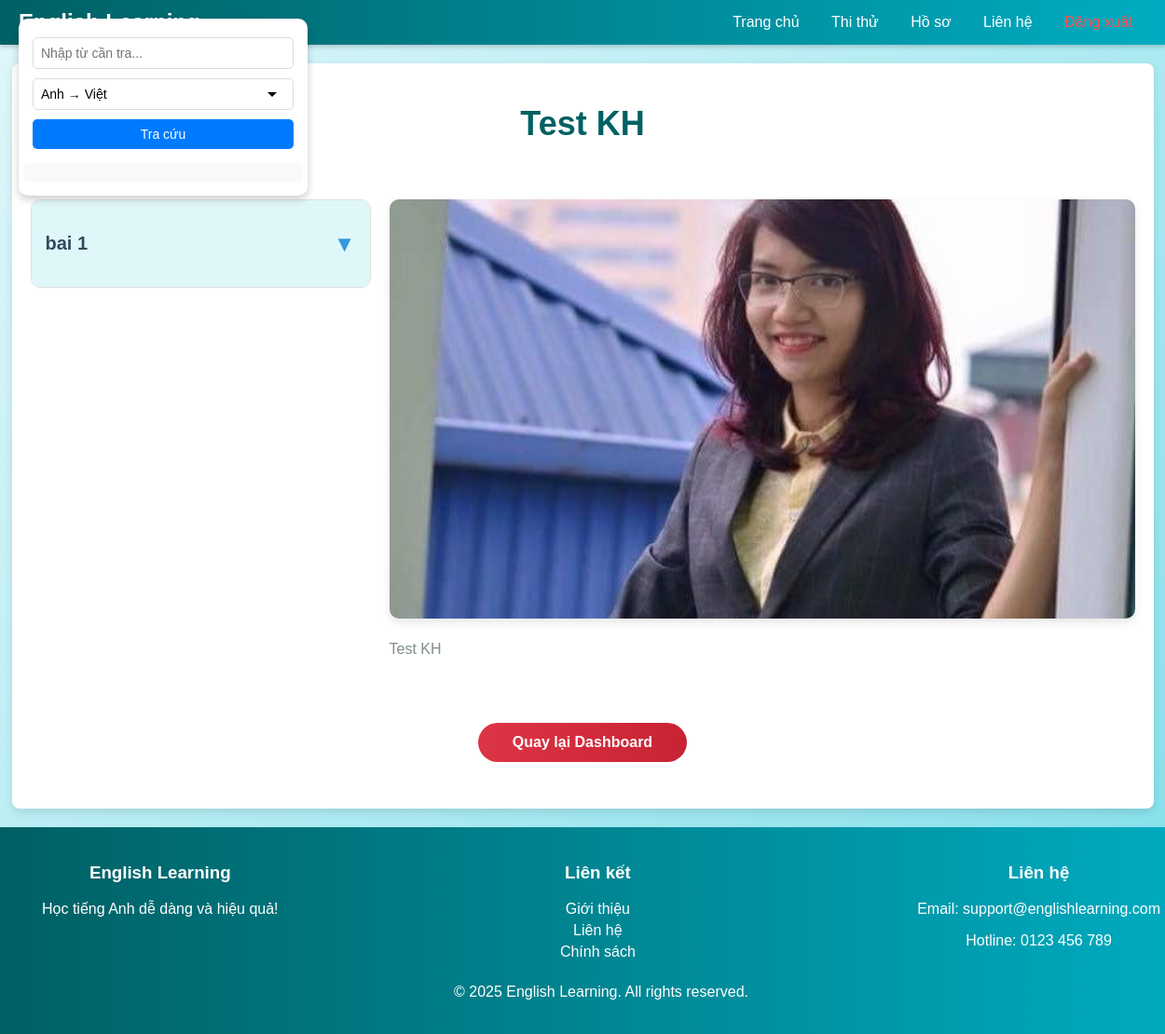
/admin/course_detail.php?id=14 (signed in), run on the app's committed database.
### tables this page shows
CREATE TABLE `courses` (
  `id` int(11) NOT NULL,
  `course_name` varchar(255) NOT NULL,
  `description` text DEFAULT NULL,
  `image` varchar(255) DEFAULT NULL,
  `content_file` varchar(255) DEFAULT NULL,
  `start_date` date DEFAULT NULL,
  `end_date` date DEFAULT NULL,
  `created_at` timestamp NOT NULL DEFAULT current_timestamp(),
  `title` varchar(255) NOT NULL,
  `price` decimal(10,2) NOT NULL DEFAULT 0.00,
  `teacher_name` varchar(255) NOT NULL,
  `video_file` varchar(255) NOT NULL,
  `category` enum('grammar','reading','listening','pronunciation','free') NOT NULL DEFAULT 'free',
  `media_type` enum('audio','video') DEFAULT 'video',
  `media_url` varchar(255) DEFAULT NULL,
  `learning_outcomes` text DEFAULT NULL,
  `likes` int(11) DEFAULT 0
);

CREATE TABLE `sub_lessons` (
  `id` int(11) NOT NULL,
  `course_id` int(11) NOT NULL,
  `title` varchar(255) NOT NULL,
  `description` text DEFAULT NULL,
  `video_url` varchar(255) DEFAULT NULL,
  `content_file` varchar(255) DEFAULT NULL,
  `order_number` int(11) DEFAULT 0
);

### admin/course_detail.php (the view, shortened to what this page needs)
<?php
require_once '../config/config.php';
$course_id = filter_var($_GET['id'] ?? 0, FILTER_SANITIZE_NUMBER_INT);
$stmt = $conn->prepare("SELECT * FROM courses WHERE id = ?");
$stmt->bind_param("i", $course_id);
$stmt->execute();
$course = $stmt->get_result()->fetch_assoc() ?: die("Khóa học không tồn tại!");
$stmt = $conn->prepare("SELECT * FROM sub_lessons WHERE course_id = ? ORDER BY order_number ASC");
$stmt->bind_param("i", $course_id);
$stmt->execute();
$sub_lessons = $stmt->get_result();
?>
<!DOCTYPE html>
<html lang="vi">
<head>
</head>
<body>
<?php include '../searchbar/index.php'; ?>
    <header>
        <div class="logo"><a href="../admin/dashboard.php">English Learning</a></div>
        <nav>
            <a href="../admin/dashboard.php">Trang chủ</a>
            <a href="../test/select_test.php">Thi thử</a>
            <a href="../profile.php">Hồ sơ</a>
            <a href="../contact.php">Liên hệ</a>
            <a href="../auth/logout.php" style="color: #ff5252;">Đăng xuất</a>
        </nav>
    </header>
    <main>
        <div class="course-detail-container">
            <div class="course-header">
                <h1><?php echo htmlspecialchars($course['title']); ?></h1>
            </div>
            <div class="content-wrapper">
                <div class="left-content">
                    <div class="sub-lessons">
                        <?php if ($sub_lessons->num_rows > 0): ?>
                            <?php while ($lesson = $sub_lessons->fetch_assoc()): ?>
                                <div class="sub-lesson">
                                    <div class="sub-lesson-header">
                                        <h3><?php echo htmlspecialchars($lesson['title']); ?></h3>
                                        <span>▼</span>
                                    </div>
                                </div>
                            <?php endwhile; ?>
                        <?php else: ?>
                            <p>Chưa có bài học con nào cho khóa học này.</p>
                        <?php endif; ?>
                    </div>
                </div>
                <div class="right-content">
                    <img src="<?php echo htmlspecialchars($course['image'] ?: '../images/default-course.jpg'); ?>" alt="<?php echo htmlspecialchars($course['title']); ?>" class="course-image" loading="lazy">
                    <p class="course-description"><?php echo htmlspecialchars($course['description']); ?></p>
                </div>
            </div>
            <a href="../admin/dashboard.php" class="back-btn">Quay lại Dashboard</a>
        </div>
    </main>
    <footer>
        <div style="max-width: 1200px; margin: 0 auto;">
            <div style="display: flex; justify-content: space-between; flex-wrap: wrap; margin-bottom: 20px;">
                <div>
                    <h3>English Learning</h3>
                    <p>Học tiếng Anh dễ dàng và hiệu quả!</p>
                </div>
                <div>
                    <h3>Liên kết</h3>
                    <a href="../about.php">Giới thiệu</a>
                    <a href="../contact.php">Liên hệ</a>
                    <a href="../policy.php">Chính sách</a>
                </div>
                <div>
                    <h3>Liên hệ</h3>
                    <p>Email: support@englishlearning.com</p>
                    <p>Hotline: 0123 456 789</p>
                </div>
            </div>
            <p>© 2025 English Learning. All rights reserved.</p>
        </div>
    </footer>
</body>
</html>

### admin/course_detail.php (style rules this page uses)
body { margin: 0; font-family: Arial, sans-serif; background: linear-gradient(135deg, #e0f7fa, #80deea); display: flex; flex-direction: column; min-height: 100vh; }
main { flex: 1; }
header { position: sticky; top: 0; background: linear-gradient(90deg, #006064, #00acc1); color: #fff; padding: 10px 20px; display: flex; justify-content: space-between; align-items: center; box-shadow: 0 2px 5px rgba(0,0,0,0.2); }
.logo { font-size: 24px; font-weight: bold; }
.logo a { color: #fff; text-decoration: none; }
nav a { color: #fff; text-decoration: none; margin: 0 15px; transition: color 0.3s; }
.course-detail-container { width: 98%; max-width: none; margin: 20px auto; padding: 20px; display: flex; flex-wrap: wrap; gap: 20px; box-sizing: border-box; background-color: #fff; border-radius: 8px; box-shadow: 0 4px 10px rgba(0,0,0,0.1); }
.course-header { width: 100%; text-align: center; margin-bottom: 30px; }
.course-header h1 { font-size: 36px; font-weight: 700; color: #006064; margin-bottom: 10px; }
.content-wrapper { display: flex; width: 100%; gap: 20px; }
.left-content { flex: 1; min-width: 300px; }
.right-content { width: 800px; top: 20px; align-self: flex-start; }
.course-image { width: 100%; height: 450px; object-fit: cover; border-radius: 10px; box-shadow: 0 4px 10px rgba(0, 0, 0, 0.1); margin-bottom: 20px; }
.course-description { font-size: 16px; color: #7f8c8d; line-height: 1.6; }
.sub-lesson { margin-bottom: 20px; border: 1px solid #e0e0e0; border-radius: 10px; overflow: hidden; background: #f9fbfd; }
.sub-lesson-header { background: #e0f7fa; padding: 15px; cursor: pointer; display: flex; justify-content: space-between; align-items: center; }
.sub-lesson-header h3 { font-size: 20px; color: #34495e; }
.sub-lesson-header span { font-size: 24px; color: #3498db; }
.back-btn { display: block; width: 200px; margin: 30px auto; text-align: center; background: linear-gradient(90deg, #dc3545, #c82333); color: #fff; padding: 12px; border-radius: 25px; text-decoration: none; font-weight: 600; }
footer { background: linear-gradient(90deg, #006064, #00acc1); color: #fff; padding: 20px; text-align: center; width: 100%; }
footer a { color: #fff; text-decoration: none; display: block; margin: 5px 0; }

### data on the page
courses: title "Test KH", image (picture), description "Test KH"
sub_lessons: title "bai 1"
